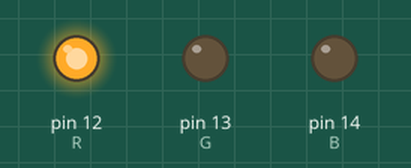
Bench run of a sketch on a simulated Arduino Uno, built with avr-gcc and run on an emulated ATmega328P. On the bench: output pins drawn as LEDs (lit = HIGH).

Above: at 0.5 s.
At 1.5 s:
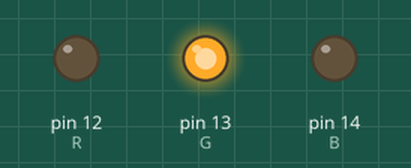
At 5.5 s:
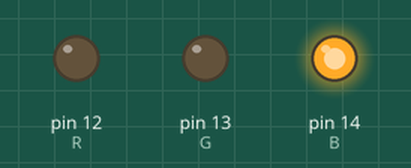
Timing chart, 0 to 6.9 s (numbered marks = the images above):
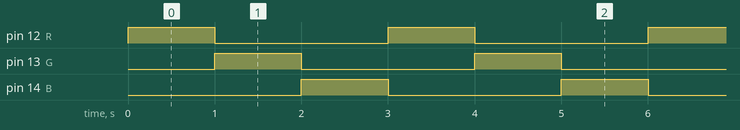

Measured:
- by itself, pin 12 (R), pin 13 (G), pin 14 (B): alternates HIGH for 1.0 s and LOW for 2.0 s
- by itself, everything shown: repeats every 3.0 s, in 3 steps

The sketch:

7.ino
```cpp
#define R 12
#define G 13
#define B 14

void setup() {
  pinMode(R, OUTPUT);
  pinMode(G, OUTPUT);
  pinMode(B, OUTPUT);
}

void loop() {
  digitalWrite(R, HIGH);
  digitalWrite(G, LOW);
  digitalWrite(B, LOW);
  delay(1000);

  digitalWrite(R, LOW);
  digitalWrite(G, HIGH);
  digitalWrite(B, LOW);
  delay(1000);

  digitalWrite(R, LOW);
  digitalWrite(G, LOW);
  digitalWrite(B, HIGH);
  delay(1000);
}
```
